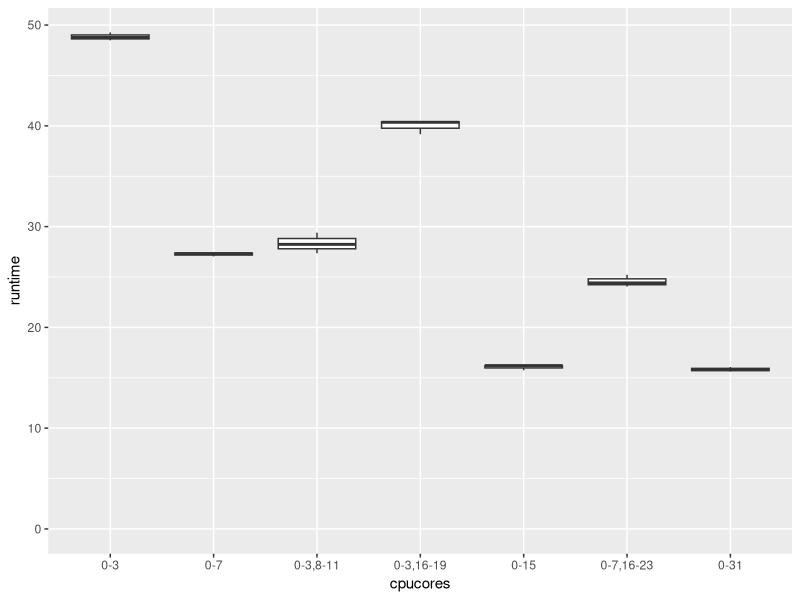

Here is the R script that generated this plot:
## ---- chunk 1

library(tidyverse)

d <- read_delim("res-r3-h2o.csv", delim=":", 
        col_names = c("instance","tool","cpucores","runtime")) 

cpucores_order <- unique(d$cpucores)

d %>% mutate(cpucores=factor(cpucores, levels=cpucores_order)) %>% 
  filter(!cpucores %in% c("0","0-1")) %>% 
  ggplot() + geom_boxplot(aes(x = cpucores, y = runtime)) + ylim(c(0,NA))


